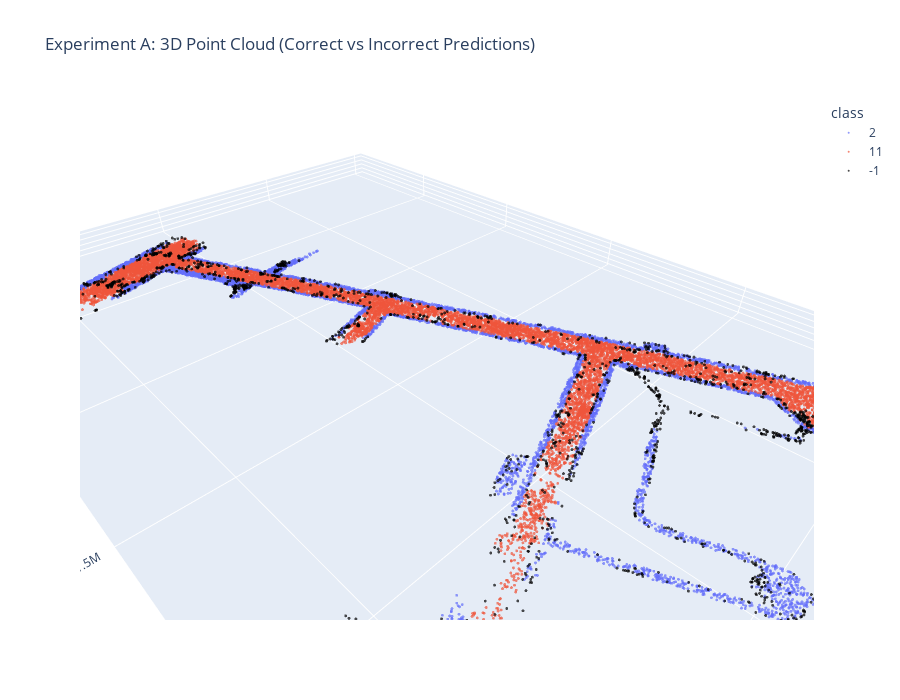

Source (notebook cell):
### Markdown cell above
## Plotly visualization of Experiment A results

This cell visualizes a random sample of points from Experiment A, colored by class, but only where the true label matches the predicted label. Points where the prediction was incorrect are shown as a separate class. This helps to visually assess the model's performance and spatial distribution of correct/incorrect predictions.

The function will attempt to use o3d to view the pointcloud if you have a graphical interface. Failing this, we use plotly as this allows inline viewing.

### Code cell
import numpy as np
import pandas as pd
import plotly.express as px
import open3d as o3d

##############################--- Parameters --- ####################################
SAMPLE_SIZE = 50000  # Adjust as needed for memory
POINT_SIZE = 1  # Smaller points for better visibility
TILE_ID = None  # 0_2', '0_3', '1_0', '1_1', '1_2', '1_3', '2_0', '2_1', '2_2', '2_3', '3_0', '3_2', '3_3'or None for all tiles
CLASSES = [11,2]  # Set to list of classes to include (e.g. [1,2]) or None for all
#Z_MAX = 100000  # Cut off points above this Z, to remove buildings and tall trees.
######################################################################################

# --- Prepare Data ---
true_labels = np.array(y_test)
pred_labels = np.array(y_pred_a)
min_len = min(len(true_labels), len(pred_labels), X_test.shape[0])
true_labels = true_labels[:min_len]
pred_labels = pred_labels[:min_len]
X_test_indices = X_test.index[:min_len]

# Use z-cutoff filtered df if available (for visualization only)
source_df = df_vis if 'df_vis' in globals() else df

# Apply hard Z cutoff for visualization
#source_df = source_df[source_df['Z'] <= Z_MAX]

if CLASSES is not None:
    class_mask = np.isin(true_labels, CLASSES)
    true_labels = true_labels[class_mask]
    pred_labels = pred_labels[class_mask]
    X_test_indices = X_test_indices[class_mask]

# Align indices with source_df (in case z-cutoff removed some points)
valid_mask = np.isin(X_test_indices, source_df.index)
valid_idx = X_test_indices[valid_mask]
true_labels = true_labels[valid_mask]
pred_labels = pred_labels[valid_mask]
coords_df = source_df.loc[valid_idx, COORD_COLS].reset_index(drop=True)

# --- Tile assignment for visualization ---
xmin, xmax = source_df['X'].min(), source_df['X'].max()
ymin, ymax = source_df['Y'].min(), source_df['Y'].max()
x_edges = np.linspace(xmin, xmax, N_TILES_X + 1)
y_edges = np.linspace(ymin, ymax, N_TILES_Y + 1)

tx = np.digitize(coords_df['X'].values, x_edges) - 1
ty = np.digitize(coords_df['Y'].values, y_edges) - 1

tx = np.clip(tx, 0, N_TILES_X - 1)
ty = np.clip(ty, 0, N_TILES_Y - 1)

coords_df['tile_id'] = (
    pd.Series(tx, index=coords_df.index).astype(str)
    + '_'
    + pd.Series(ty, index=coords_df.index).astype(str)
)

if TILE_ID is not None:
    tile_mask = coords_df['tile_id'] == TILE_ID
    if tile_mask.sum() == 0:
        raise ValueError(f"No points found for TILE_ID={TILE_ID}. Available tiles: {sorted(coords_df['tile_id'].unique())}")
    coords_df = coords_df.loc[tile_mask].reset_index(drop=True)
    true_labels = true_labels[tile_mask]
    pred_labels = pred_labels[tile_mask]

correct_mask = (true_labels == pred_labels)
plot_labels = np.where(correct_mask, true_labels, -1)

if len(plot_labels) > SAMPLE_SIZE:
    sample_idx = np.random.choice(len(plot_labels), SAMPLE_SIZE, replace=False)
else:
    sample_idx = np.arange(len(plot_labels))

coords = coords_df.iloc[sample_idx][COORD_COLS].values
plot_df = pd.DataFrame(coords, columns=COORD_COLS)
plot_df['class'] = plot_labels[sample_idx].astype(int).astype(str)

unique_classes = np.unique(true_labels)
color_names = [str(int(c)) for c in unique_classes]
color_discrete_map = {str(int(c)): px.colors.qualitative.Plotly[i % len(px.colors.qualitative.Plotly)] for i, c in enumerate(unique_classes)}
color_discrete_map['-1'] = 'black'

# --- Try Open3D visualization ---
def try_open3d_pointcloud(plot_df, color_discrete_map):
    try:
        # Map class to color
        color_map = {k: np.array(px.colors.hex_to_rgb(v))/255.0 for k, v in color_discrete_map.items()}
        colors = np.array([color_map.get(cls, [0, 0, 0]) for cls in plot_df['class']])
        pcd = o3d.geometry.PointCloud()
        pcd.points = o3d.utility.Vector3dVector(plot_df[COORD_COLS].values)
        pcd.colors = o3d.utility.Vector3dVector(colors)
        o3d.visualization.draw_geometries([pcd])
        print("Open3D visualization succeeded.")
        return True
    except Exception as e:
        print(f"Open3D visualization failed: {e}\nFalling back to Plotly.")
        return False

# --- Visualize ---
if not try_open3d_pointcloud(plot_df, color_discrete_map):
    title = 'Experiment A: 3D Point Cloud (Correct vs Incorrect Predictions)'
    if TILE_ID is not None:
        title += f" — Tile {TILE_ID}"
    fig = px.scatter_3d(
        plot_df,
        x=COORD_COLS[0],
        y=COORD_COLS[1],
        z=COORD_COLS[2] if len(COORD_COLS) > 2 else None,
        color='class',
        color_discrete_map=color_discrete_map,
        category_orders={'class': color_names + ['-1']},
        title=title,
        opacity=0.7,
        height=700
    )
    fig.update_traces(marker=dict(size=POINT_SIZE)) # change the point sizes
    fig.update_layout(scene_aspectmode='data') # This flattens the data, so that Z isn't so exaggerated
    fig.show()

### Figure 1 — Plotly figure (JSON) as saved in the notebook; plotly's stock layout.template omitted (floating-point values rounded to 4 significant figures; data arrays with more than 128 entries replaced by an {"elided": "..."} marker saying what was removed)
{"data": [{"hovertemplate": "class=2<br>X=%{x}<br>Y=%{y}<br>Z=%{z}<extra></extra>", "legendgroup": "2", "marker": {"color": "#636EFA", "opacity": 0.7, "size": 1, "symbol": "circle"}, "mode": "markers", "name": "2", "scene": "scene", "showlegend": true, "type": "scatter3d", "x": {"elided": "8319 int values"}, "y": {"elided": "8319 int values"}, "z": {"elided": "8319 int values"}}, {"hovertemplate": "class=11<br>X=%{x}<br>Y=%{y}<br>Z=%{z}<extra></extra>", "legendgroup": "11", "marker": {"color": "#EF553B", "opacity": 0.7, "size": 1, "symbol": "circle"}, "mode": "markers", "name": "11", "scene": "scene", "showlegend": true, "type": "scatter3d", "x": {"elided": "13046 int values"}, "y": {"elided": "13046 int values"}, "z": {"elided": "13046 int values"}}, {"hovertemplate": "class=-1<br>X=%{x}<br>Y=%{y}<br>Z=%{z}<extra></extra>", "legendgroup": "-1", "marker": {"color": "black", "opacity": 0.7, "size": 1, "symbol": "circle"}, "mode": "markers", "name": "-1", "scene": "scene", "showlegend": true, "type": "scatter3d", "x": {"elided": "2563 int values"}, "y": {"elided": "2563 int values"}, "z": {"elided": "2563 int values"}}], "layout": {"height": 700, "legend": {"title": {"text": "class"}, "tracegroupgap": 0}, "scene": {"aspectmode": "data", "domain": {"x": [0, 1], "y": [0, 1]}, "xaxis": {"title": {"text": "X"}}, "yaxis": {"title": {"text": "Y"}}, "zaxis": {"title": {"text": "Z"}}}, "title": {"text": "Experiment A: 3D Point Cloud (Correct vs Incorrect Predictions)"}}}
